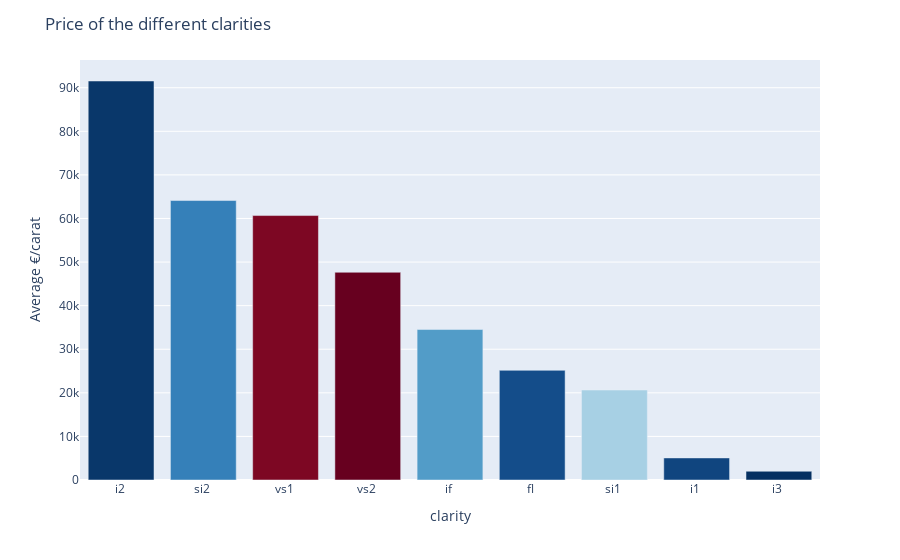

Write notebook code for a chart like this one.
### Code cell
bar_price_clarity = px.bar(
    clarity_grouped.sort_values(by="mean_price_per_carat", ascending=False),
    x="clarity",
    y="mean_price_per_carat",
    color="counted",
    color_continuous_scale=px.colors.sequential.RdBu_r,
)

bar_price_clarity.update_layout(
    title="Price of the different clarities",
    yaxis=dict(title="Average €/carat"),
    showlegend=False,
)
bar_price_clarity.update_coloraxes(showscale=False)

### Figure 1 — Plotly figure (JSON) as saved in the notebook; plotly's stock layout.template omitted (floating-point values rounded to 4 significant figures)
{"data": [{"alignmentgroup": "True", "hovertemplate": "clarity=%{x}<br>mean_price_per_carat=%{y}<br>counted=%{marker.color}<extra></extra>", "legendgroup": "", "marker": {"color": [7, 77, 467, 481, 106, 27, 161, 20, 1], "coloraxis": "coloraxis", "pattern": {"shape": ""}}, "name": "", "offsetgroup": "", "orientation": "v", "showlegend": false, "textposition": "auto", "type": "bar", "x": ["i2 ", "si2 ", "vs1 ", "vs2 ", "if ", "fl ", "si1 ", "i1 ", "i3 "], "xaxis": "x", "y": [91540.0, 64120.0, 60670.0, 47660.0, 34520.0, 25160.0, 20640.0, 5063.0, 2006.0], "yaxis": "y"}], "layout": {"barmode": "relative", "coloraxis": {"colorbar": {"title": {"text": "counted"}}, "colorscale": [[0, "rgb(5,48,97)"], [0.1, "rgb(33,102,172)"], [0.2, "rgb(67,147,195)"], [0.3, "rgb(146,197,222)"], [0.4, "rgb(209,229,240)"], [0.5, "rgb(247,247,247)"], [0.6, "rgb(253,219,199)"], [0.7, "rgb(244,165,130)"], [0.8, "rgb(214,96,77)"], [0.9, "rgb(178,24,43)"], [1, "rgb(103,0,31)"]], "showscale": false}, "legend": {"tracegroupgap": 0}, "margin": {"t": 60}, "showlegend": false, "title": {"text": "Price of the different clarities"}, "xaxis": {"anchor": "y", "domain": [0, 1], "title": {"text": "clarity"}}, "yaxis": {"anchor": "x", "domain": [0, 1], "title": {"text": "Average €/carat"}}}}
